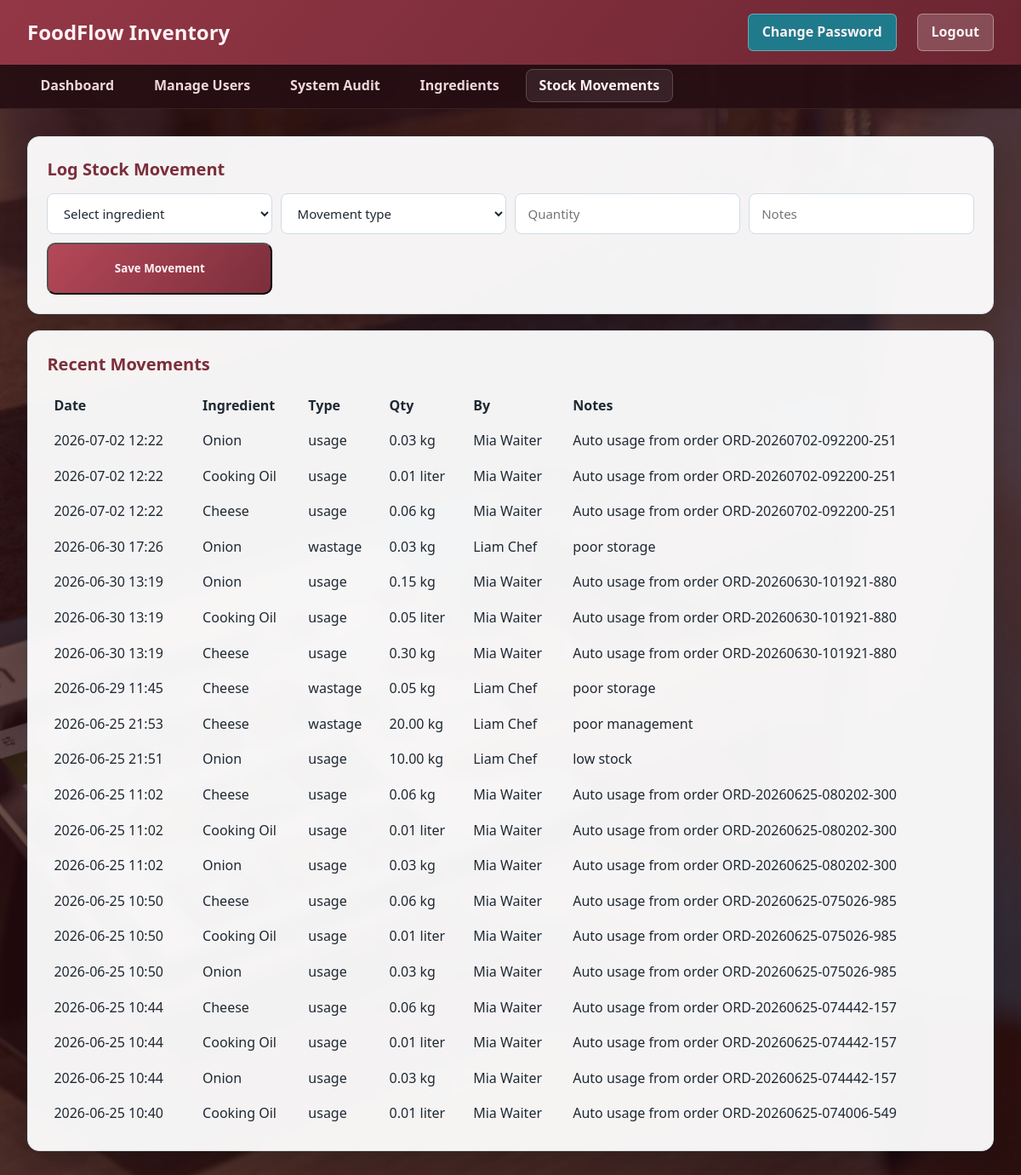
The page /roles/stock_movements.php (signed in) on the database its author committed.
### tables this page shows
CREATE TABLE `stock_movements` (
  `id` int NOT NULL AUTO_INCREMENT,
  `ingredient_id` int NOT NULL,
  `movement_type` enum('stock_in','usage','adjustment','wastage') NOT NULL,
  `quantity` decimal(10,2) NOT NULL,
  `reference_type` enum('purchase','order','manual','wastage') DEFAULT 'manual',
  `reference_id` int DEFAULT NULL,
  `notes` varchar(255) DEFAULT NULL,
  `created_by` int NOT NULL,
  `created_at` timestamp NULL DEFAULT CURRENT_TIMESTAMP,
  PRIMARY KEY (`id`),
  KEY `ingredient_id` (`ingredient_id`),
  KEY `created_by` (`created_by`),
  CONSTRAINT `stock_movements_ibfk_1` FOREIGN KEY (`ingredient_id`) REFERENCES `ingredients` (`id`) ON DELETE RESTRICT,
  CONSTRAINT `stock_movements_ibfk_2` FOREIGN KEY (`created_by`) REFERENCES `users` (`id`) ON DELETE RESTRICT
);

CREATE TABLE `ingredients` (
  `id` int NOT NULL AUTO_INCREMENT,
  `name` varchar(120) NOT NULL,
  `category` varchar(80) DEFAULT NULL,
  `unit` varchar(20) NOT NULL,
  `current_stock` decimal(10,2) NOT NULL DEFAULT '0.00',
  `reorder_level` decimal(10,2) NOT NULL DEFAULT '0.00',
  `unit_cost` decimal(10,2) NOT NULL DEFAULT '0.00',
  `is_active` tinyint(1) DEFAULT '1',
  `created_at` timestamp NULL DEFAULT CURRENT_TIMESTAMP,
  `updated_at` timestamp NULL DEFAULT CURRENT_TIMESTAMP ON UPDATE CURRENT_TIMESTAMP,
  PRIMARY KEY (`id`)
);

CREATE TABLE `users` (
  `id` int NOT NULL AUTO_INCREMENT,
  `name` varchar(100) NOT NULL,
  `email` varchar(100) NOT NULL,
  `password` varchar(255) NOT NULL,
  `phone` varchar(20) DEFAULT NULL,
  `role` enum('admin','waiter','chef','manager') NOT NULL,
  `is_active` tinyint(1) DEFAULT '1',
  `created_at` timestamp NULL DEFAULT CURRENT_TIMESTAMP,
  `updated_at` timestamp NULL DEFAULT CURRENT_TIMESTAMP ON UPDATE CURRENT_TIMESTAMP,
  PRIMARY KEY (`id`),
  UNIQUE KEY `email` (`email`)
);

### roles/stock_movements.php (the view, shortened to what this page needs)
<?php
$role = (string)($_SESSION['role'] ?? '');
$conn = new mysqli('localhost', 'root', '1234', 'food_inventory');
$history = $conn->query('SELECT sm.*, i.name AS ingredient_name, i.unit, u.name AS actor
    FROM stock_movements sm
    JOIN ingredients i ON sm.ingredient_id=i.id
    JOIN users u ON sm.created_by=u.id
    ORDER BY sm.created_at DESC
    LIMIT 20');
$isAdmin = $role === 'admin';
?>
<!DOCTYPE html>
<html lang="en"><head><meta charset="UTF-8"><meta name="viewport" content="width=device-width, initial-scale=1.0"><title>Stock Movements - FoodFlow</title><link rel="stylesheet" href="roles_styles.css"></head>
<body class="dashboard-photo <?php echo $isAdmin ? 'dashboard-admin' : 'dashboard-manager'; ?>">
<nav class="navbar"><div class="navbar-brand">FoodFlow Inventory</div><div class="navbar-user"><a href="../auth/change_password.php" class="logout-btn" style="margin-right:8px;background:#1f7a8c;">Change Password</a><a href="../auth/logout.php" class="logout-btn">Logout</a></div></nav>
<nav class="admin-nav"><ul class="admin-nav-links"><?php if ($isAdmin): ?><li><a href="../admin/admin_dashboard.php">Dashboard</a></li><li><a href="../admin/manage_users.php">Manage Users</a></li><li><a href="../admin/system_audit.php">System Audit</a></li><?php else: ?><li><a href="manager_dashboard.php">Dashboard</a></li><li><a href="manager_controls.php">Thresholds &amp; Approvals</a></li><li><a href="manager_reports.php">Reports</a></li><?php endif; ?><li><a href="ingredients.php">Ingredients</a></li><li><a href="stock_movements.php" class="active">Stock Movements</a></li></ul></nav>
<div class="container">
    <div class="card">
        <h3> Log Stock Movement</h3>
        <form method="POST" style="display:grid;grid-template-columns:repeat(4,minmax(150px,1fr));gap:10px;">
            <select name="ingredient_id" required>
                <option value="">Select ingredient</option>
            </select>
            <select name="movement_type" required>
                <option value="">Movement type</option>
            </select>
            <input type="number" step="0.01" name="quantity" placeholder="Quantity" required>
            <input type="text" name="notes" placeholder="Notes">
            <button type="submit" class="action-btn">Save Movement</button>
        </form>
    </div>
    <div class="card" style="margin-top:16px;">
        <h3> Recent Movements</h3>
        <div style="overflow-x:auto;">
            <table style="width:100%;border-collapse:collapse;">
                <thead><tr><th style="text-align:left;padding:8px;">Date</th><th style="text-align:left;padding:8px;">Ingredient</th><th style="text-align:left;padding:8px;">Type</th><th style="text-align:left;padding:8px;">Qty</th><th style="text-align:left;padding:8px;">By</th><th style="text-align:left;padding:8px;">Notes</th></tr></thead>
                <tbody>
                <?php while($m = $history->fetch_assoc()): ?>
                    <tr>
                        <td style="padding:8px;"><?php echo date('Y-m-d H:i', strtotime($m['created_at'])); ?></td>
                        <td style="padding:8px;"><?php echo htmlspecialchars($m['ingredient_name']); ?></td>
                        <td style="padding:8px;"><?php echo htmlspecialchars($m['movement_type']); ?></td>
                        <td style="padding:8px;"><?php echo number_format((float)$m['quantity'],2) . ' ' . htmlspecialchars($m['unit']); ?></td>
                        <td style="padding:8px;"><?php echo htmlspecialchars($m['actor']); ?></td>
                        <td style="padding:8px;"><?php echo htmlspecialchars((string)$m['notes']); ?></td>
                    </tr>
                <?php endwhile; ?>
                </tbody>
            </table>
        </div>
    </div>
</div>
</body></html>

### roles/roles_styles.css (style rules this page uses)
* { margin: 0; padding: 0; box-sizing: border-box; font-family: 'Segoe UI', Tahoma, Geneva, Verdana, sans-serif; }
:root { --text: #1f2933; --muted: #546476; --surface: #ffffff; --surface-soft: #f5f8fb; --border: #d8e1ea; --overlay-a: rgba(8, 18, 28, 0.78); --overlay-b: rgba(10, 22, 36, 0.56); --accent-1: #b48a36; --accent-2: #3f7c87; --accent-3: #e6c276; --accent-contrast: #102129; --nav-bg-1: #b48a36; --nav-bg-2: #3f7c87; --nav-text: #f7fafc; --subnav-bg: rgba(15, 32, 42, 0.86); --subnav-text: #d7e3ed; --btn-primary-1: #b48a36; --btn-primary-2: #3f7c87; --btn-primary-text: #f7fafc; --role-pill-1: #c9a256; --role-pill-2: #7db1ba; --role-pill-text: #1a2830; --status-pending-bg: #fff4d2; --status-pending-text: #6d520f; --status-served-bg: #d7f2e1; --status-served-text: #145c3a; --status-cancel-bg: #f8d5d9; --status-cancel-text: #7a2330; }
body { background: var(--surface-soft); color: var(--text); line-height: 1.6; }
body.dashboard-photo { min-height: 100vh; background-size: cover; background-position: center; background-repeat: no-repeat; background-attachment: fixed; }
body.dashboard-photo::before { content: ""; position: fixed; inset: 0; background: linear-gradient(145deg, var(--overlay-a) 0%, var(--overlay-b) 58%, var(--overlay-a) 100%); pointer-events: none; z-index: 0; }
body.dashboard-photo .navbar, body.dashboard-photo .admin-nav, body.dashboard-photo .container { position: relative; z-index: 1; }
body.dashboard-admin { background-image: url('../Assets/pexels-imin-technology-276315592-12935088.jpg'); --overlay-a: rgba(34, 10, 14, 0.82); --overlay-b: rgba(53, 16, 20, 0.64); --accent-1: #b54859; --accent-2: #7b2e3b; --accent-3: #f0b7bf; --accent-contrast: #fff3f5; --nav-bg-1: #943746; --nav-bg-2: #6a2531; --nav-text: #fff2f5; --subnav-bg: rgba(38, 14, 19, 0.9); --subnav-text: #f0d7dc; --btn-primary-1: #b54859; --btn-primary-2: #7b2e3b; --btn-primary-text: #fff2f5; --role-pill-1: #d0717f; --role-pill-2: #e8b2bb; --role-pill-text: #361018; }
.navbar { background: linear-gradient(130deg, var(--nav-bg-1) 0%, var(--nav-bg-2) 100%); color: var(--nav-text); padding: 1rem 2rem; display: flex; justify-content: space-between; align-items: center; box-shadow: 0 8px 22px rgba(0, 0, 0, 0.22); }
.navbar-brand { font-size: 1.5rem; font-weight: 700; color: var(--nav-text); }
.navbar-user { display: flex; align-items: center; gap: 1rem; color: var(--nav-text); }
.logout-btn { background: rgba(255, 255, 255, 0.18); color: var(--nav-text); border: 1px solid rgba(255, 255, 255, 0.35); padding: 0.5rem 1rem; border-radius: 6px; cursor: pointer; text-decoration: none; transition: all 0.2s ease; font-weight: 600; }
.admin-nav { background: var(--subnav-bg); padding: 0.8rem 2rem; border-bottom: 1px solid rgba(255, 255, 255, 0.08); }
.admin-nav-links { display: flex; gap: 1rem; list-style: none; flex-wrap: wrap; }
.admin-nav-links a { color: var(--subnav-text); text-decoration: none; padding: 0.45rem 0.9rem; border-radius: 8px; transition: all 0.2s ease; font-weight: 600; border: 1px solid transparent; }
.admin-nav-links a:hover, .admin-nav-links a.active { color: var(--accent-contrast); background: rgba(255, 255, 255, 0.08); border-color: rgba(255, 255, 255, 0.18); }
.container { max-width: 1400px; margin: 2rem auto; padding: 0 2rem; }
.card { background: var(--surface); color: var(--text); padding: 1.4rem; border-radius: 14px; border: 1px solid var(--border); box-shadow: 0 10px 28px rgba(3, 14, 24, 0.18); margin-bottom: 1.2rem; }
body.dashboard-photo .card, body.dashboard-photo .stat-card, body.dashboard-photo .chart-card { background: rgba(255, 255, 255, 0.95); -webkit-backdrop-filter: blur(5px); backdrop-filter: blur(5px); }
.card h1, .card h2, .card h3, .chart-card h4 { color: var(--accent-2); margin-bottom: 0.75rem; }
.card h3 { font-size: 1.25rem; }
.form-group input, .form-group select, .form-group textarea, input, select, textarea { width: 100%; padding: 0.75rem 0.9rem; border: 1px solid #cfdbe6; border-radius: 8px; font-size: 0.94rem; color: var(--text); background: #fff; }
.action-btn { background: linear-gradient(130deg, var(--btn-primary-1) 0%, var(--btn-primary-2) 100%); color: var(--btn-primary-text); padding: 1.2rem; border-radius: 10px; text-decoration: none; text-align: center; font-weight: 700; transition: all 0.2s ease; }

### rows shown on the page
stock_movements: created_at "2026-07-02 12:22", ingredient.name "Onion", movement_type "usage", quantity "0.03", ingredient.unit "kg", created_by.name "Mia Waiter", notes "Auto usage from order ORD-20260702-092200-251"
stock_movements: created_at "2026-07-02 12:22", ingredient.name "Cooking Oil", movement_type "usage", quantity "0.01", ingredient.unit "liter", created_by.name "Mia Waiter", notes "Auto usage from order ORD-20260702-092200-251"
stock_movements: created_at "2026-07-02 12:22", ingredient.name "Cheese", movement_type "usage", quantity "0.06", ingredient.unit "kg", created_by.name "Mia Waiter", notes "Auto usage from order ORD-20260702-092200-251"
stock_movements: created_at "2026-06-30 17:26", ingredient.name "Onion", movement_type "wastage", quantity "0.03", ingredient.unit "kg", created_by.name "Liam Chef", notes "poor storage"
stock_movements: created_at "2026-06-30 13:19", ingredient.name "Onion", movement_type "usage", quantity "0.15", ingredient.unit "kg", created_by.name "Mia Waiter", notes "Auto usage from order ORD-20260630-101921-880"
stock_movements: created_at "2026-06-30 13:19", ingredient.name "Cooking Oil", movement_type "usage", quantity "0.05", ingredient.unit "liter", created_by.name "Mia Waiter", notes "Auto usage from order ORD-20260630-101921-880"
stock_movements: created_at "2026-06-30 13:19", ingredient.name "Cheese", movement_type "usage", quantity "0.30", ingredient.unit "kg", created_by.name "Mia Waiter", notes "Auto usage from order ORD-20260630-101921-880"
stock_movements: created_at "2026-06-29 11:45", ingredient.name "Cheese", movement_type "wastage", quantity "0.05", ingredient.unit "kg", created_by.name "Liam Chef", notes "poor storage"
stock_movements: created_at "2026-06-25 21:53", ingredient.name "Cheese", movement_type "wastage", quantity "20.00", ingredient.unit "kg", created_by.name "Liam Chef", notes "poor management"
stock_movements: created_at "2026-06-25 21:51", ingredient.name "Onion", movement_type "usage", quantity "10.00", ingredient.unit "kg", created_by.name "Liam Chef", notes "low stock"
stock_movements: created_at "2026-06-25 11:02", ingredient.name "Cheese", movement_type "usage", quantity "0.06", ingredient.unit "kg", created_by.name "Mia Waiter", notes "Auto usage from order ORD-20260625-080202-300"
stock_movements: created_at "2026-06-25 11:02", ingredient.name "Cooking Oil", movement_type "usage", quantity "0.01", ingredient.unit "liter", created_by.name "Mia Waiter", notes "Auto usage from order ORD-20260625-080202-300"
stock_movements: created_at "2026-06-25 11:02", ingredient.name "Onion", movement_type "usage", quantity "0.03", ingredient.unit "kg", created_by.name "Mia Waiter", notes "Auto usage from order ORD-20260625-080202-300"
stock_movements: created_at "2026-06-25 10:50", ingredient.name "Cheese", movement_type "usage", quantity "0.06", ingredient.unit "kg", created_by.name "Mia Waiter", notes "Auto usage from order ORD-20260625-075026-985"
stock_movements: created_at "2026-06-25 10:50", ingredient.name "Cooking Oil", movement_type "usage", quantity "0.01", ingredient.unit "liter", created_by.name "Mia Waiter", notes "Auto usage from order ORD-20260625-075026-985"
stock_movements: created_at "2026-06-25 10:50", ingredient.name "Onion", movement_type "usage", quantity "0.03", ingredient.unit "kg", created_by.name "Mia Waiter", notes "Auto usage from order ORD-20260625-075026-985"
stock_movements: created_at "2026-06-25 10:44", ingredient.name "Cheese", movement_type "usage", quantity "0.06", ingredient.unit "kg", created_by.name "Mia Waiter", notes "Auto usage from order ORD-20260625-074442-157"
stock_movements: created_at "2026-06-25 10:44", ingredient.name "Cooking Oil", movement_type "usage", quantity "0.01", ingredient.unit "liter", created_by.name "Mia Waiter", notes "Auto usage from order ORD-20260625-074442-157"
stock_movements: created_at "2026-06-25 10:44", ingredient.name "Onion", movement_type "usage", quantity "0.03", ingredient.unit "kg", created_by.name "Mia Waiter", notes "Auto usage from order ORD-20260625-074442-157"
stock_movements: created_at "2026-06-25 10:40", ingredient.name "Cooking Oil", movement_type "usage", quantity "0.01", ingredient.unit "liter", created_by.name "Mia Waiter", notes "Auto usage from order ORD-20260625-074006-549"
